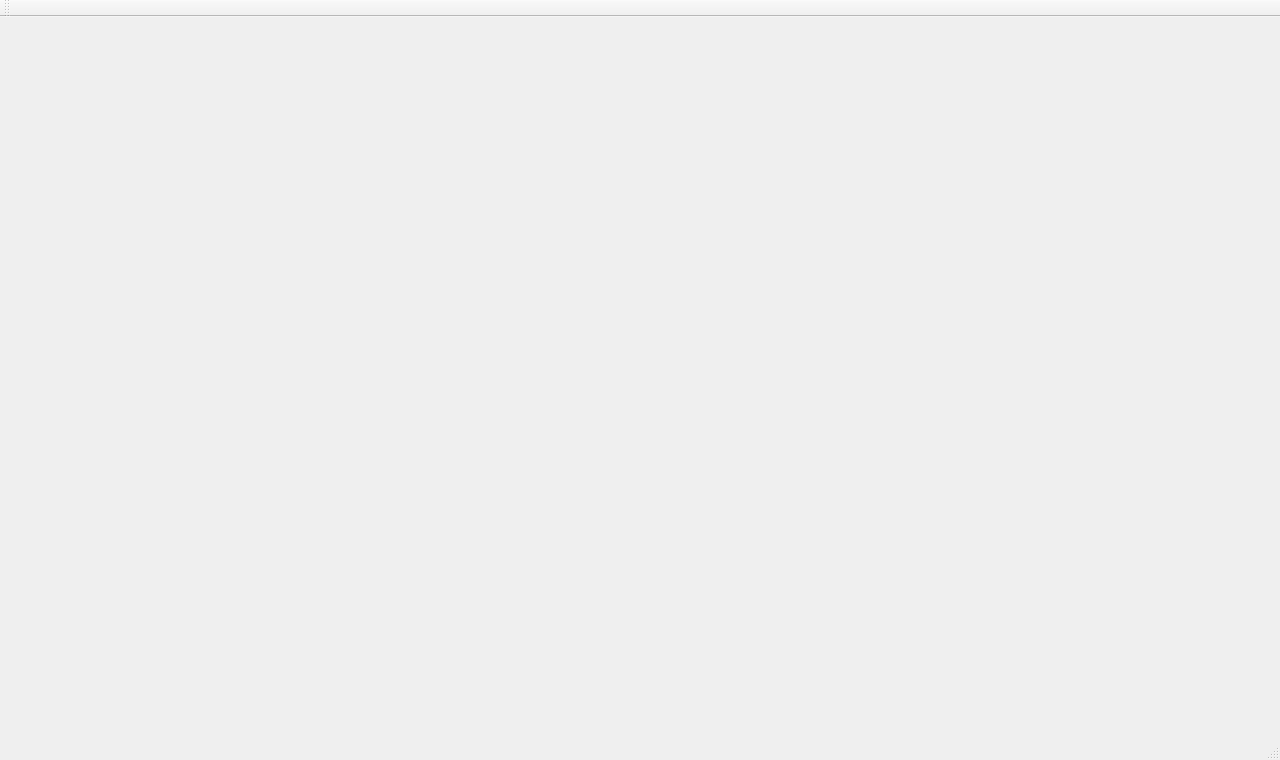
<?xml version="1.0" encoding="UTF-8"?>
<ui version="4.0">
 <class>QtGuiBattlefield</class>
 <widget class="QMainWindow" name="QtGuiBattlefield">
  <property name="geometry">
   <rect>
    <x>0</x>
    <y>0</y>
    <width>1280</width>
    <height>760</height>
   </rect>
  </property>
  <property name="windowTitle">
   <string>QtGuiBattlefield</string>
  </property>
  <widget class="QWidget" name="centralWidget"/>
  <widget class="QMenuBar" name="menuBar">
   <property name="geometry">
    <rect>
     <x>0</x>
     <y>0</y>
     <width>1280</width>
     <height>26</height>
    </rect>
   </property>
  </widget>
  <widget class="QToolBar" name="mainToolBar">
   <attribute name="toolBarArea">
    <enum>TopToolBarArea</enum>
   </attribute>
   <attribute name="toolBarBreak">
    <bool>false</bool>
   </attribute>
  </widget>
  <widget class="QStatusBar" name="statusBar"/>
 </widget>
 <layoutdefault spacing="6" margin="11"/>
 <resources/>
 <connections/>
</ui>
